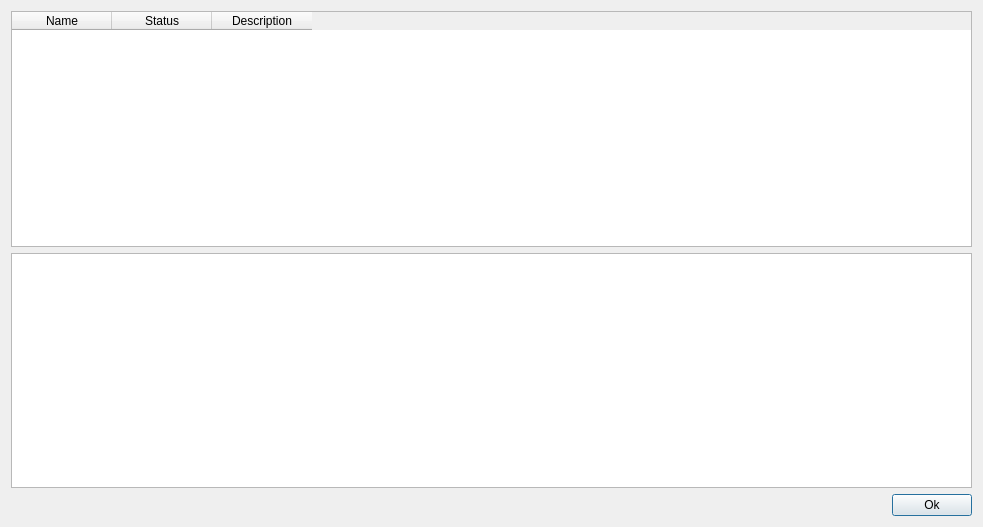
<?xml version="1.0" encoding="UTF-8"?>
<ui version="4.0">
 <class>EnvironmentsDialog</class>
 <widget class="QDialog" name="EnvironmentsDialog">
  <property name="windowModality">
   <enum>Qt::WindowModal</enum>
  </property>
  <property name="geometry">
   <rect>
    <x>0</x>
    <y>0</y>
    <width>983</width>
    <height>527</height>
   </rect>
  </property>
  <property name="sizePolicy">
   <sizepolicy hsizetype="Fixed" vsizetype="Fixed">
    <horstretch>0</horstretch>
    <verstretch>0</verstretch>
   </sizepolicy>
  </property>
  <property name="windowTitle">
   <string>Define New Task</string>
  </property>
  <layout class="QGridLayout" name="gridLayout">
   <item row="7" column="0">
    <layout class="QGridLayout" name="gridLayout_2">
     <item row="2" column="0">
      <layout class="QHBoxLayout" name="horizontalLayout">
       <item>
        <spacer name="horizontalSpacer">
         <property name="orientation">
          <enum>Qt::Horizontal</enum>
         </property>
         <property name="sizeHint" stdset="0">
          <size>
           <width>40</width>
           <height>20</height>
          </size>
         </property>
        </spacer>
       </item>
       <item>
        <widget class="QPushButton" name="okButton">
         <property name="text">
          <string>Ok</string>
         </property>
        </widget>
       </item>
      </layout>
     </item>
     <item row="1" column="0">
      <widget class="QTextBrowser" name="envTextBrowser"/>
     </item>
     <item row="0" column="0">
      <widget class="QTableWidget" name="tableWidget">
       <property name="selectionMode">
        <enum>QAbstractItemView::SingleSelection</enum>
       </property>
       <property name="selectionBehavior">
        <enum>QAbstractItemView::SelectRows</enum>
       </property>
       <property name="sortingEnabled">
        <bool>true</bool>
       </property>
       <column>
        <property name="text">
         <string>Name</string>
        </property>
       </column>
       <column>
        <property name="text">
         <string>Status</string>
        </property>
       </column>
       <column>
        <property name="text">
         <string>Description</string>
        </property>
       </column>
      </widget>
     </item>
    </layout>
   </item>
  </layout>
 </widget>
 <resources/>
 <connections/>
</ui>
